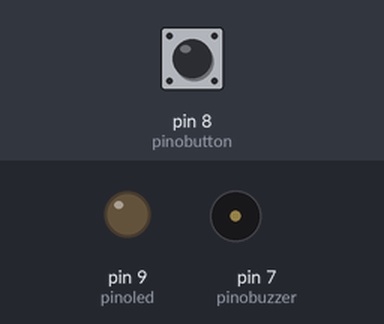
Simulated run of this sketch. Board: Arduino Uno, built with avr-gcc and run on an emulated ATmega328P. Shown: output pins drawn as LEDs (lit = HIGH), buzzer (waves = sounding). The test bench sets the inputs (shaded band); at power-on: pin 8 (pinobutton) LOW.

Above: at 2.2 s.
2.3 s: pin 8 (pinobutton) pulled HIGH for 0.15 s
At 2.37 s:
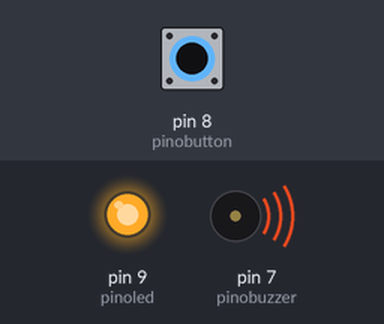
3.9 s: pin 8 (pinobutton) pulled HIGH for 3.2 s
At 7.5 s:
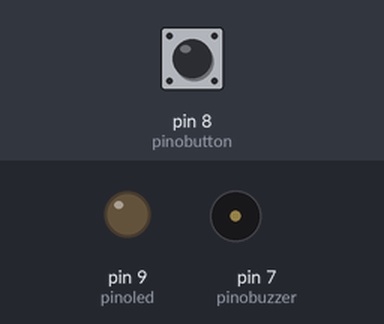
Timing chart, 0 to 9.0 s (numbered marks = the images above; inputs shaded):
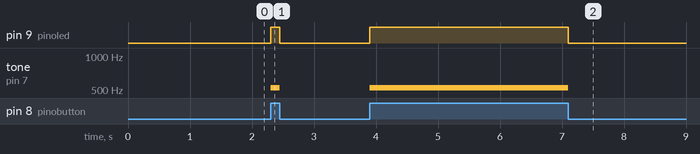

The sketch:

buzzer_botao.ino
```cpp
#define pinoled 9
#define pinobutton 8
#define pinobuzzer 7


void setup() {
  Serial.begin(9600);

  pinMode(pinoled, OUTPUT);
  pinMode(pinobutton, INPUT);
  pinMode(pinobuzzer, OUTPUT);

  delay(1000);
}

void loop() {
  if (digitalRead(pinobutton) == 1) {
    digitalWrite(pinoled, HIGH);
    tone(pinobuzzer, 523);
  } else if (digitalRead(pinobutton) == 0) {
    digitalWrite(pinoled, LOW);
    noTone(pinobuzzer);
  }
}
```

Measured:
- after the input at 2.3 s, pin 9 (pinoled): LOW → HIGH at once, → LOW 0.15 s later; tone on pin 7 (pinobuzzer): silent → 523 Hz at once, → silent 0.15 s later
- after the input at 3.9 s, pin 9 (pinoled): LOW → HIGH at once, → LOW 3.2 s later; tone on pin 7 (pinobuzzer): silent → 523 Hz at once, → silent 3.2 s later
